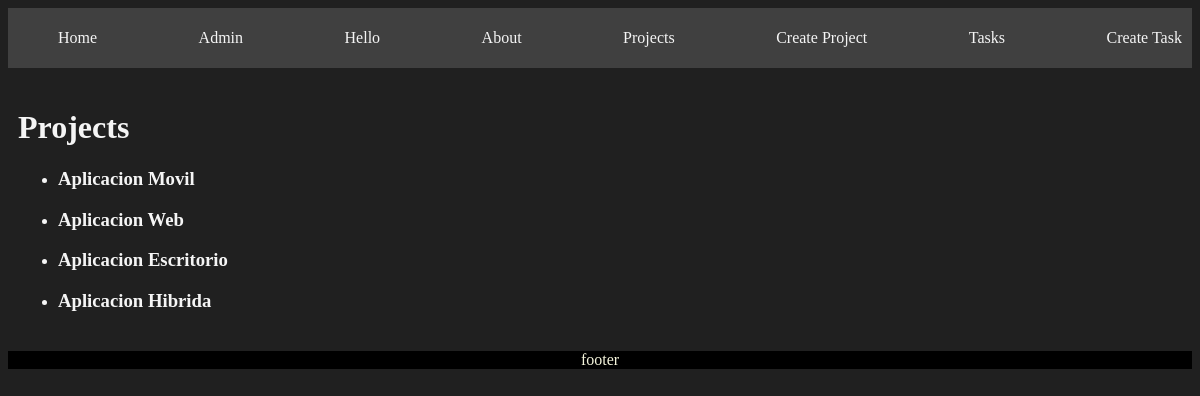
Page /projects/list-projects on the committed database.
### myapp/models.py (models this page shows, shortened)
class Project(models.Model):
  name = models.CharField(max_length=200)

### myapp/views.py (the view)
# urls.py: path('projects/list-projects', views.projects, name='list_projects'),
def projects(request):
  projects = Project.objects.all()
  return render(request, "projects/projects.html", {"projects": projects})

### myapp/templates/projects/projects.html
{% extends 'layouts/layout.html' %}
{% block content%}
<h1>Projects</h1>
<ul>
  {%for project in projects%}
  <li> <h3>{{ project.name }}</h3></li>
  {% endfor %}
</ul>
{% endblock %}

### myapp/static/css/main.css (style rules this page uses)
body { background-color: #202020; color: whitesmoke; }

### rows in the picture
Project: name "Aplicacion Movil"
Project: name "Aplicacion Web"
Project: name "Aplicacion Escritorio"
Project: name "Aplicacion Hibrida"
